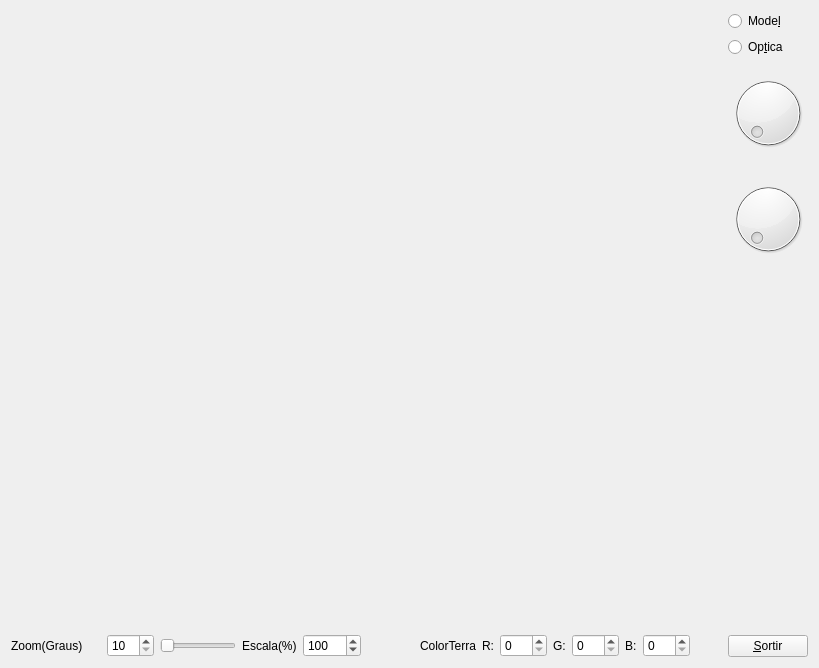
<?xml version="1.0" encoding="UTF-8"?>
<ui version="4.0">
 <class>MyForm</class>
 <widget class="QWidget" name="MyForm">
  <property name="geometry">
   <rect>
    <x>0</x>
    <y>0</y>
    <width>819</width>
    <height>668</height>
   </rect>
  </property>
  <property name="windowTitle">
   <string>Form</string>
  </property>
  <layout class="QHBoxLayout" name="horizontalLayout_3">
   <item>
    <layout class="QVBoxLayout" name="verticalLayout_3">
     <item>
      <widget class="MyGLWidget" name="MyWidget" native="true">
       <property name="sizePolicy">
        <sizepolicy hsizetype="Expanding" vsizetype="Expanding">
         <horstretch>0</horstretch>
         <verstretch>0</verstretch>
        </sizepolicy>
       </property>
       <property name="maximumSize">
        <size>
         <width>16777214</width>
         <height>16777215</height>
        </size>
       </property>
       <zorder></zorder>
      </widget>
     </item>
     <item>
      <layout class="QHBoxLayout" name="horizontalLayout_2">
       <item>
        <layout class="QHBoxLayout" name="horizontalLayout">
         <item>
          <widget class="QLabel" name="ZoomLabel">
           <property name="sizePolicy">
            <sizepolicy hsizetype="MinimumExpanding" vsizetype="Preferred">
             <horstretch>0</horstretch>
             <verstretch>0</verstretch>
            </sizepolicy>
           </property>
           <property name="minimumSize">
            <size>
             <width>90</width>
             <height>20</height>
            </size>
           </property>
           <property name="maximumSize">
            <size>
             <width>100</width>
             <height>100</height>
            </size>
           </property>
           <property name="text">
            <string>Zoom(Graus)</string>
           </property>
          </widget>
         </item>
         <item>
          <widget class="QSpinBox" name="ZoomSpinBox">
           <property name="maximumSize">
            <size>
             <width>100</width>
             <height>100</height>
            </size>
           </property>
           <property name="minimum">
            <number>10</number>
           </property>
           <property name="maximum">
            <number>150</number>
           </property>
          </widget>
         </item>
         <item>
          <layout class="QVBoxLayout" name="verticalLayout_2">
           <item>
            <widget class="QSlider" name="Zoom_Slider">
             <property name="sizePolicy">
              <sizepolicy hsizetype="Expanding" vsizetype="Fixed">
               <horstretch>0</horstretch>
               <verstretch>0</verstretch>
              </sizepolicy>
             </property>
             <property name="minimumSize">
              <size>
               <width>60</width>
               <height>20</height>
              </size>
             </property>
             <property name="maximumSize">
              <size>
               <width>400</width>
               <height>80</height>
              </size>
             </property>
             <property name="minimum">
              <number>10</number>
             </property>
             <property name="maximum">
              <number>150</number>
             </property>
             <property name="orientation">
              <enum>Qt::Horizontal</enum>
             </property>
            </widget>
           </item>
          </layout>
         </item>
        </layout>
       </item>
       <item>
        <widget class="QLabel" name="EscalaLabel">
         <property name="text">
          <string>Escala(%)</string>
         </property>
        </widget>
       </item>
       <item>
        <widget class="QSpinBox" name="EscalaSpinBox">
         <property name="prefix">
          <string/>
         </property>
         <property name="minimum">
          <number>-1000</number>
         </property>
         <property name="maximum">
          <number>1000</number>
         </property>
         <property name="singleStep">
          <number>5</number>
         </property>
         <property name="value">
          <number>100</number>
         </property>
        </widget>
       </item>
       <item>
        <spacer name="horizontalSpacer_2">
         <property name="orientation">
          <enum>Qt::Horizontal</enum>
         </property>
         <property name="sizeType">
          <enum>QSizePolicy::Maximum</enum>
         </property>
         <property name="sizeHint" stdset="0">
          <size>
           <width>40</width>
           <height>20</height>
          </size>
         </property>
        </spacer>
       </item>
       <item>
        <spacer name="verticalSpacer_2">
         <property name="orientation">
          <enum>Qt::Vertical</enum>
         </property>
         <property name="sizeType">
          <enum>QSizePolicy::Maximum</enum>
         </property>
         <property name="sizeHint" stdset="0">
          <size>
           <width>20</width>
           <height>40</height>
          </size>
         </property>
        </spacer>
       </item>
       <item>
        <widget class="MyLabel" name="ColorTerra">
         <property name="text">
          <string>ColorTerra</string>
         </property>
        </widget>
       </item>
       <item>
        <widget class="QLabel" name="RedLabel">
         <property name="text">
          <string>R:</string>
         </property>
        </widget>
       </item>
       <item>
        <widget class="QSpinBox" name="RedspinBox">
         <property name="maximum">
          <number>255</number>
         </property>
        </widget>
       </item>
       <item>
        <widget class="QLabel" name="GreenLabel">
         <property name="text">
          <string>G:</string>
         </property>
        </widget>
       </item>
       <item>
        <widget class="QSpinBox" name="GreenspinBox">
         <property name="maximum">
          <number>255</number>
         </property>
        </widget>
       </item>
       <item>
        <widget class="QLabel" name="BlueLabel">
         <property name="text">
          <string>B:</string>
         </property>
        </widget>
       </item>
       <item>
        <widget class="QSpinBox" name="BluespinBox">
         <property name="maximum">
          <number>255</number>
         </property>
        </widget>
       </item>
       <item>
        <spacer name="horizontalSpacer">
         <property name="orientation">
          <enum>Qt::Horizontal</enum>
         </property>
         <property name="sizeHint" stdset="0">
          <size>
           <width>40</width>
           <height>20</height>
          </size>
         </property>
        </spacer>
       </item>
      </layout>
     </item>
    </layout>
   </item>
   <item>
    <layout class="QVBoxLayout" name="verticalLayout">
     <item>
      <widget class="QRadioButton" name="Model">
       <property name="text">
        <string>Mode&amp;l</string>
       </property>
       <property name="autoExclusive">
        <bool>false</bool>
       </property>
      </widget>
     </item>
     <item>
      <widget class="QRadioButton" name="Optica">
       <property name="text">
        <string>Op&amp;tica</string>
       </property>
       <property name="autoExclusive">
        <bool>false</bool>
       </property>
      </widget>
     </item>
     <item>
      <widget class="QDial" name="EulerX_Dial">
       <property name="minimum">
        <number>0</number>
       </property>
       <property name="maximum">
        <number>360</number>
       </property>
       <property name="value">
        <number>0</number>
       </property>
      </widget>
     </item>
     <item>
      <widget class="QDial" name="EulerY_Dial">
       <property name="minimum">
        <number>0</number>
       </property>
       <property name="maximum">
        <number>360</number>
       </property>
       <property name="value">
        <number>0</number>
       </property>
      </widget>
     </item>
     <item>
      <spacer name="verticalSpacer">
       <property name="orientation">
        <enum>Qt::Vertical</enum>
       </property>
       <property name="sizeHint" stdset="0">
        <size>
         <width>20</width>
         <height>40</height>
        </size>
       </property>
      </spacer>
     </item>
     <item>
      <widget class="QPushButton" name="Sortir">
       <property name="sizePolicy">
        <sizepolicy hsizetype="Fixed" vsizetype="Fixed">
         <horstretch>0</horstretch>
         <verstretch>0</verstretch>
        </sizepolicy>
       </property>
       <property name="text">
        <string>&amp;Sortir</string>
       </property>
      </widget>
     </item>
    </layout>
   </item>
  </layout>
 </widget>
 <customwidgets>
  <customwidget>
   <class>MyGLWidget</class>
   <extends>QWidget</extends>
   <header>MyGLWidget.h</header>
   <container>1</container>
   <slots>
    <signal>enviaEscala(int)</signal>
    <signal>enviaEulerX(int)</signal>
    <signal>enviaEulerY(int)</signal>
    <slot>actualitzaFOV(int)</slot>
    <slot>canviaModel(bool)</slot>
    <slot>canviaOptica(bool)</slot>
    <slot>canviaEscala(int)</slot>
    <slot>canviaEulerX(int)</slot>
    <slot>canviaEulerY(int)</slot>
    <slot>actualitzarColorTerra(int,int,int)</slot>
   </slots>
  </customwidget>
  <customwidget>
   <class>MyLabel</class>
   <extends>QLabel</extends>
   <header>MyLabel.h</header>
   <slots>
    <signal>enviaColor(int,int,int)</signal>
    <slot>agafaRed(int)</slot>
    <slot>agafaGreen(int)</slot>
    <slot>agafaBlue(int)</slot>
   </slots>
  </customwidget>
 </customwidgets>
 <resources/>
 <connections>
  <connection>
   <sender>Sortir</sender>
   <signal>clicked()</signal>
   <receiver>MyForm</receiver>
   <slot>close()</slot>
   <hints>
    <hint type="sourcelabel">
     <x>808</x>
     <y>657</y>
    </hint>
    <hint type="destinationlabel">
     <x>818</x>
     <y>529</y>
    </hint>
   </hints>
  </connection>
  <connection>
   <sender>ZoomSpinBox</sender>
   <signal>valueChanged(int)</signal>
   <receiver>Zoom_Slider</receiver>
   <slot>setValue(int)</slot>
   <hints>
    <hint type="sourcelabel">
     <x>121</x>
     <y>640</y>
    </hint>
    <hint type="destinationlabel">
     <x>198</x>
     <y>638</y>
    </hint>
   </hints>
  </connection>
  <connection>
   <sender>Zoom_Slider</sender>
   <signal>valueChanged(int)</signal>
   <receiver>ZoomSpinBox</receiver>
   <slot>setValue(int)</slot>
   <hints>
    <hint type="sourcelabel">
     <x>198</x>
     <y>638</y>
    </hint>
    <hint type="destinationlabel">
     <x>127</x>
     <y>644</y>
    </hint>
   </hints>
  </connection>
  <connection>
   <sender>Zoom_Slider</sender>
   <signal>valueChanged(int)</signal>
   <receiver>MyWidget</receiver>
   <slot>actualitzaFOV(int)</slot>
   <hints>
    <hint type="sourcelabel">
     <x>198</x>
     <y>638</y>
    </hint>
    <hint type="destinationlabel">
     <x>131</x>
     <y>523</y>
    </hint>
   </hints>
  </connection>
  <connection>
   <sender>ZoomSpinBox</sender>
   <signal>valueChanged(int)</signal>
   <receiver>MyWidget</receiver>
   <slot>actualitzaFOV(int)</slot>
   <hints>
    <hint type="sourcelabel">
     <x>131</x>
     <y>647</y>
    </hint>
    <hint type="destinationlabel">
     <x>153</x>
     <y>609</y>
    </hint>
   </hints>
  </connection>
  <connection>
   <sender>Model</sender>
   <signal>toggled(bool)</signal>
   <receiver>MyWidget</receiver>
   <slot>canviaModel(bool)</slot>
   <hints>
    <hint type="sourcelabel">
     <x>752</x>
     <y>22</y>
    </hint>
    <hint type="destinationlabel">
     <x>699</x>
     <y>21</y>
    </hint>
   </hints>
  </connection>
  <connection>
   <sender>Optica</sender>
   <signal>toggled(bool)</signal>
   <receiver>MyWidget</receiver>
   <slot>canviaOptica(bool)</slot>
   <hints>
    <hint type="sourcelabel">
     <x>748</x>
     <y>58</y>
    </hint>
    <hint type="destinationlabel">
     <x>679</x>
     <y>53</y>
    </hint>
   </hints>
  </connection>
  <connection>
   <sender>EscalaSpinBox</sender>
   <signal>valueChanged(int)</signal>
   <receiver>MyWidget</receiver>
   <slot>canviaEscala(int)</slot>
   <hints>
    <hint type="sourcelabel">
     <x>309</x>
     <y>641</y>
    </hint>
    <hint type="destinationlabel">
     <x>378</x>
     <y>609</y>
    </hint>
   </hints>
  </connection>
  <connection>
   <sender>MyWidget</sender>
   <signal>enviaEscala(int)</signal>
   <receiver>EscalaSpinBox</receiver>
   <slot>setValue(int)</slot>
   <hints>
    <hint type="sourcelabel">
     <x>421</x>
     <y>554</y>
    </hint>
    <hint type="destinationlabel">
     <x>319</x>
     <y>647</y>
    </hint>
   </hints>
  </connection>
  <connection>
   <sender>EulerX_Dial</sender>
   <signal>valueChanged(int)</signal>
   <receiver>MyWidget</receiver>
   <slot>canviaEulerX(int)</slot>
   <hints>
    <hint type="sourcelabel">
     <x>748</x>
     <y>117</y>
    </hint>
    <hint type="destinationlabel">
     <x>688</x>
     <y>105</y>
    </hint>
   </hints>
  </connection>
  <connection>
   <sender>EulerY_Dial</sender>
   <signal>valueChanged(int)</signal>
   <receiver>MyWidget</receiver>
   <slot>canviaEulerY(int)</slot>
   <hints>
    <hint type="sourcelabel">
     <x>736</x>
     <y>190</y>
    </hint>
    <hint type="destinationlabel">
     <x>665</x>
     <y>197</y>
    </hint>
   </hints>
  </connection>
  <connection>
   <sender>MyWidget</sender>
   <signal>enviaEulerX(int)</signal>
   <receiver>EulerX_Dial</receiver>
   <slot>setValue(int)</slot>
   <hints>
    <hint type="sourcelabel">
     <x>664</x>
     <y>139</y>
    </hint>
    <hint type="destinationlabel">
     <x>769</x>
     <y>144</y>
    </hint>
   </hints>
  </connection>
  <connection>
   <sender>MyWidget</sender>
   <signal>enviaEulerY(int)</signal>
   <receiver>EulerY_Dial</receiver>
   <slot>setValue(int)</slot>
   <hints>
    <hint type="sourcelabel">
     <x>682</x>
     <y>247</y>
    </hint>
    <hint type="destinationlabel">
     <x>764</x>
     <y>241</y>
    </hint>
   </hints>
  </connection>
  <connection>
   <sender>RedspinBox</sender>
   <signal>valueChanged(int)</signal>
   <receiver>ColorTerra</receiver>
   <slot>agafaRed(int)</slot>
   <hints>
    <hint type="sourcelabel">
     <x>516</x>
     <y>650</y>
    </hint>
    <hint type="destinationlabel">
     <x>455</x>
     <y>656</y>
    </hint>
   </hints>
  </connection>
  <connection>
   <sender>GreenspinBox</sender>
   <signal>valueChanged(int)</signal>
   <receiver>ColorTerra</receiver>
   <slot>agafaGreen(int)</slot>
   <hints>
    <hint type="sourcelabel">
     <x>591</x>
     <y>635</y>
    </hint>
    <hint type="destinationlabel">
     <x>451</x>
     <y>640</y>
    </hint>
   </hints>
  </connection>
  <connection>
   <sender>BluespinBox</sender>
   <signal>valueChanged(int)</signal>
   <receiver>ColorTerra</receiver>
   <slot>agafaBlue(int)</slot>
   <hints>
    <hint type="sourcelabel">
     <x>699</x>
     <y>650</y>
    </hint>
    <hint type="destinationlabel">
     <x>428</x>
     <y>650</y>
    </hint>
   </hints>
  </connection>
  <connection>
   <sender>ColorTerra</sender>
   <signal>enviaColor(int,int,int)</signal>
   <receiver>MyWidget</receiver>
   <slot>actualitzarColorTerra(int,int,int)</slot>
   <hints>
    <hint type="sourcelabel">
     <x>455</x>
     <y>648</y>
    </hint>
    <hint type="destinationlabel">
     <x>463</x>
     <y>486</y>
    </hint>
   </hints>
  </connection>
 </connections>
</ui>
